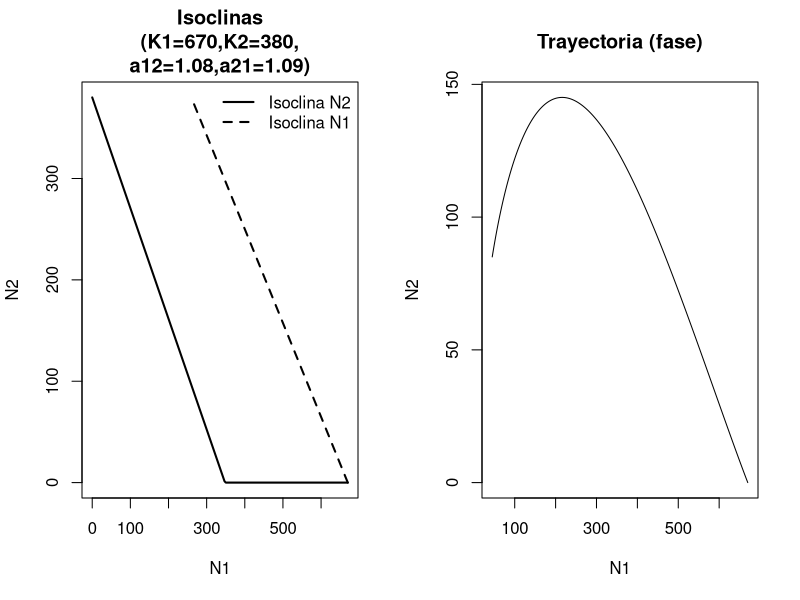
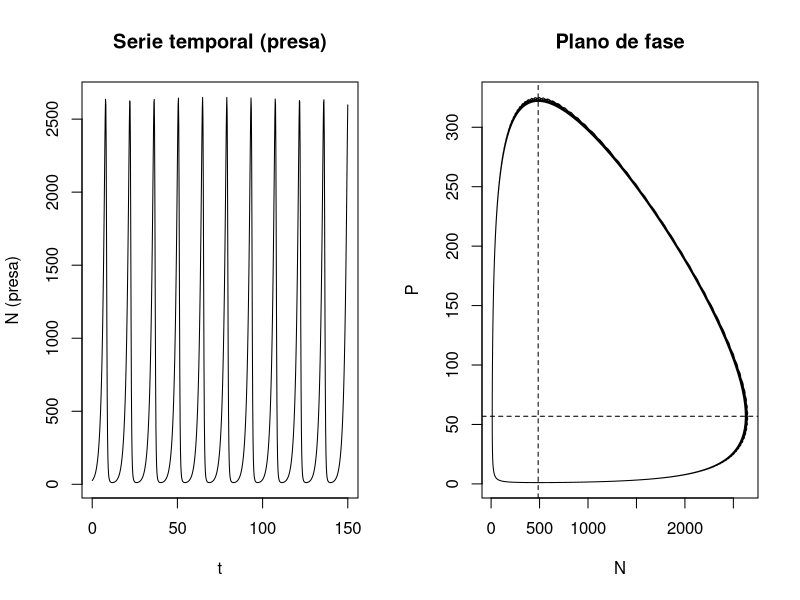
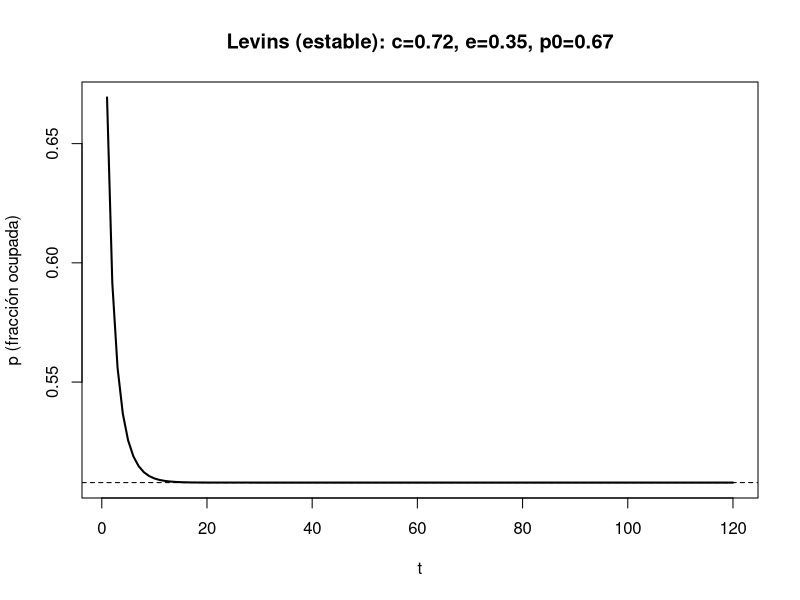

Generate these figures, in order, with R:
## ---- chunk 1
knitr::opts_chunk$set(
  echo = TRUE,
  warning = FALSE,
  message = FALSE,
  out.width = '100%',
  fig.retina = 4)
req <- c("deSolve", "digest")
to_install <- setdiff(req, rownames(installed.packages()))
if (length(to_install)) install.packages(to_install, repos = "https://cloud.r-project.org")

library(deSolve)
library(digest)

# Si no existe una tabla de clase, crea una de ejemplo:
if (!exists("pseudonimos_clase")){
  pseudonimos_clase <- paste0("Est", sprintf("%02d", 1:30))
}
## ---- chunk 2
cat(pseudonimos_clase, sep = ', ')
## ---- chunk 3
MI_PSEUDONIMO <- "Est01"  # <-- REEMPLAZA por tu pseudónimo
## ---- chunk 4
seed_from_name <- function(x) {
  # hash hex (16 dígitos) con xxhash64; cae a crc32 si no está disponible
  hx <- tryCatch(
    digest::digest(x, algo = "xxhash64", serialize = FALSE),
    error = function(e) digest::digest(x, algo = "crc32", serialize = FALSE)
  )
  # toma 4 bytes (8 dígitos hex) => valores 0..255 (sin overflow)
  by <- vapply(seq(1, 8, 2),
               function(i) strtoi(substr(hx, i, i + 1), base = 16L),
               numeric(1))
  # combina como little-endian en doble (evita overflow de enteros)
  u32 <- sum(by * c(1, 256, 65536, 16777216))
  # semilla en [1, .Machine$integer.max-1] (evita 0 y fuera de rango)
  as.integer(1 + (u32 %% (.Machine$integer.max - 1)))
}

# 1) Competencia LV: dos especies (N1, N2)
gen_competencia_lv <- function(seed, tmax=200, dt=0.02){
  set.seed(seed + 501)
  K1 <- sample(seq(300, 700, by=10), 1)
  K2 <- sample(seq(250, 650, by=10), 1)
  r1 <- runif(1, 0.3, 1.0)
  r2 <- runif(1, 0.3, 1.0)
  a12 <- runif(1, 0.15, 1.2)
  a21 <- runif(1, 0.15, 1.2)

  # Condición de caso (mezcla de escenarios):
  # Forzamos algún equilibrio/coexistencia o exclusión variando un poco alphas
  caso <- (seed %% 4) + 1
  tweak <- runif(1, 0.85, 1.15)
  if (caso == 1){ a12 <- max(0.15, a12 * 0.8); a21 <- min(1.2, a21 * 1.2) }       # 1 excluye 2
  if (caso == 2){ a12 <- min(1.2, a12 * 1.2); a21 <- max(0.15, a21 * 0.8) }       # 2 excluye 1
  if (caso == 3){ a12 <- a12 * 1.0; a21 <- a21 * 1.0 }                             # coexistencia estable (probable)
  if (caso == 4){ a12 <- a12 * tweak; a21 <- a21 * (2 - tweak) }                   # coexistencia inestable (posible)

  # Dinámica (Euler)
  steps <- as.integer(tmax / dt)
  N1 <- N2 <- numeric(steps); N1[1] <- max(1, round(runif(1, 0.05, 0.9)*K1))
  N2[1] <- max(1, round(runif(1, 0.05, 0.9)*K2))
  for (t in 2:steps){
    dN1 <- r1*N1[t-1]*(1 - (N1[t-1] + a12*N2[t-1])/K1)
    dN2 <- r2*N2[t-1]*(1 - (N2[t-1] + a21*N1[t-1])/K2)
    N1[t] <- max(0, N1[t-1] + dN1*dt)
    N2[t] <- max(0, N2[t-1] + dN2*dt)
  }
  data <- data.frame(time = seq(0, tmax - dt, by = dt), N1=N1, N2=N2)
  pars <- c(r1=r1, r2=r2, K1=K1, K2=K2, a12=a12, a21=a21, caso=caso)
  list(data=data, pars=pars)
}

# 2) Depredador–presa LV: presa (N) y depredador (P)
gen_predpresa_lv <- function(seed, tmax=150, by=0.2){
  set.seed(seed + 602)
  r <- runif(1, 0.3, 1.1)
  a <- runif(1, 0.006, 0.02)
  b <- runif(1, 0.06, 0.2)
  m <- runif(1, 0.25, 0.9)
  N0 <- sample(20:80, 1)
  P0 <- sample(6:20, 1)
  pars <- c(r=r, a=a, b=b, m=m)
  tt <- seq(0, tmax, by=by)
  lv <- function(t, y, p){
    N <- y[1]; P <- y[2]
    with(as.list(p), {
      dN <- r*N - a*N*P
      dP <- b*a*N*P - m*P
      list(c(dN, dP))
    })
  }
  out <- as.data.frame(ode(y=c(N=N0, P=P0), times=tt, func=lv, parms=pars))
  pars2 <- c(pars, N0=N0, P0=P0, N_star=m/(b*a), P_star=r/a)
  list(data=out, pars=pars2)
}

# 3) Levins: fracción ocupada p(t)
gen_levins <- function(seed, tmax=120){
  set.seed(seed + 703)
  modo <- c("estable","critico","extincion")[ (seed %% 3) + 1 ]
  if (modo == "estable"){
    c <- runif(1, 0.35, 0.8); e <- runif(1, 0.05, min(0.6, c - 0.05))
  } else if (modo == "critico"){
    c0 <- runif(1, 0.25, 0.7); delta <- runif(1, -0.02, 0.02); c <- c0; e <- max(0.01, min(0.95, c0 + delta))
  } else {
    e <- runif(1, 0.35, 0.8); c <- runif(1, 0.05, max(0.6, e - 0.05)); if (c >= e) { tmp <- c; c <- e - 0.05; e <- tmp }
  }
  p0 <- runif(1, 0.05, 0.9)
  p <- numeric(tmax); p[1] <- p0
  for (t in 2:tmax){
    p[t] <- max(0, min(1, p[t-1] + c*p[t-1]*(1 - p[t-1]) - e*p[t-1]))
  }
  data <- data.frame(t = 1:tmax, p = p)
  pars <- c(c=c, e=e, p0=p0); attr(data, "modo") <- modo; attr(data, "p_star") <- if (c>e) 1 - e/c else NA_real_
  list(data=data, pars=pars)
}

# Construye datos para MI_PSEUDONIMO
SEED <- seed_from_name(MI_PSEUDONIMO)
comp <- gen_competencia_lv(SEED)
pp   <- gen_predpresa_lv(SEED)
lev  <- gen_levins(SEED)
## ---- chunk 5
cat('Extracto de tabla de datos, tres primeras filas')
knitr::kable(head(comp$data, 3))
cat('Parámetros')
knitr::kable(as.data.frame(comp$pars), col.names = c("Parámetro", 'Valor'))
## ---- chunk 6
cat('Extracto de tabla de datos, tres primeras filas')
knitr::kable(head(pp$data, 3))
cat('Parámetros')
knitr::kable(as.data.frame(pp$pars), col.names = c("Parámetro", 'Valor'))
## ---- chunk 7
cat('Extracto de tabla de datos, tres primeras filas')
knitr::kable(head(lev$data, 3))
cat('Parámetros')
knitr::kable(as.data.frame(lev$pars), col.names = c("Parámetro", 'Valor'))
## ---- chunk 8
pars <- comp$pars; dat <- comp$data
K1 <- pars["K1"]; K2 <- pars["K2"]; a12 <- pars["a12"]; a21 <- pars["a21"]
r1 <- pars["r1"]; r2 <- pars["r2"]

n1 <- seq(0, K1, length.out=200)
n2_iso <- pmax(0, K2 - a21*n1)
n2 <- seq(0, K2, length.out=200)
n1_iso <- pmax(0, K1 - a12*n2)

par(mfrow=c(1,2))
plot(NA, xlim=c(0, K1), ylim=c(0, K2), xlab="N1", ylab="N2",
     main=sprintf("Isoclinas\n(K1=%d,K2=%d,\na12=%.2f,a21=%.2f)",
                  K1, K2, a12, a21))
lines(n1, n2_iso, lwd=2)
lines(n1_iso, n2, lwd=2, lty=2)
legend("topright", c("Isoclina N2", "Isoclina N1"), lwd=2, lty=c(1,2), bty="n")

plot(dat$N1, dat$N2, type="l", xlab="N1", ylab="N2",
     main="Trayectoria (fase)")
par(mfrow=c(1,1))

# Diagnóstico rápido del caso con desigualdades
c1 <- (K1 >  K2 / a21) && (K1 / a12 > K2)
c2 <- (K1 <  K2 / a21) && (K1 / a12 < K2)
c3 <- (K1 >  K2 / a21) && (K2 >  K1 / a12)
c4 <- (K1 <  K2 / a21) && (K2 <  K1 / a12)
cat("Diagnóstico teórico: ",
    if (c1) "1 excluye 2"
    else if (c2) "2 excluye 1"
    else if (c3) "coexistencia estable"
    else if (c4) "coexistencia inestable"
    else "indeterminado", "\n")
## ---- chunk 9
pp_dat <- pp$data; pp_par <- pp$pars
Nstar <- pp_par["N_star"]; Pstar <- pp_par["P_star"]

par(mfrow=c(1,2))
plot(pp_dat$time, pp_dat$N, type="l", xlab="t", ylab="N (presa)", main="Serie temporal (presa)")
plot(pp_dat$N, pp_dat$P, type="l", xlab="N", ylab="P", main="Plano de fase")
abline(v = Nstar, h = Pstar, lty=2)
par(mfrow=c(1,1))
pp_par[c("r","a","b","m","N_star","P_star")]
## ---- chunk 10
lev_dat <- lev$data; lev_par <- lev$pars
modo <- attr(lev_dat, "modo"); pstar <- attr(lev_dat, "p_star")
plot(lev_dat$t, lev_dat$p, type="l", lwd=2, xlab="t", ylab="p (fracción ocupada)",
     main=sprintf("Levins (%s): c=%.2f, e=%.2f, p0=%.2f", modo, lev_par["c"], lev_par["e"], lev_par["p0"]))
if (!is.na(pstar)) abline(h = pstar, lty=2)
c(modo=modo, c=lev_par["c"], e=lev_par["e"], p0=lev_par["p0"], p_star=ifelse(is.na(pstar), NA, round(pstar,3)))
